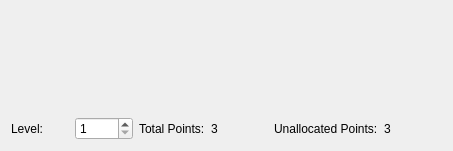
<?xml version="1.0" encoding="UTF-8"?>
<ui version="4.0">
 <class>Form</class>
 <widget class="QWidget" name="Form">
  <property name="geometry">
   <rect>
    <x>0</x>
    <y>0</y>
    <width>451</width>
    <height>150</height>
   </rect>
  </property>
  <property name="windowTitle">
   <string>Form</string>
  </property>
  <layout class="QHBoxLayout" name="horizontalLayout" stretch="0">
   <item>
    <layout class="QVBoxLayout" name="verticalLayout">
     <item>
      <widget class="TalentBar" name="TalentBar" native="true">
       <property name="sizePolicy">
        <sizepolicy hsizetype="Preferred" vsizetype="Preferred">
         <horstretch>0</horstretch>
         <verstretch>0</verstretch>
        </sizepolicy>
       </property>
       <property name="minimumSize">
        <size>
         <width>431</width>
         <height>47</height>
        </size>
       </property>
       <property name="maximumSize">
        <size>
         <width>16777215</width>
         <height>16777215</height>
        </size>
       </property>
      </widget>
     </item>
     <item>
      <widget class="TalentBar" name="TalentBar_2" native="true">
       <property name="sizePolicy">
        <sizepolicy hsizetype="Preferred" vsizetype="Preferred">
         <horstretch>0</horstretch>
         <verstretch>0</verstretch>
        </sizepolicy>
       </property>
       <property name="minimumSize">
        <size>
         <width>431</width>
         <height>47</height>
        </size>
       </property>
       <property name="maximumSize">
        <size>
         <width>16777215</width>
         <height>16777215</height>
        </size>
       </property>
      </widget>
     </item>
     <item>
      <layout class="QHBoxLayout" name="horizontalLayout_2">
       <item>
        <widget class="QLabel" name="label_3">
         <property name="text">
          <string>Level:</string>
         </property>
        </widget>
       </item>
       <item>
        <widget class="QSpinBox" name="levelSpin">
         <property name="readOnly">
          <bool>false</bool>
         </property>
         <property name="minimum">
          <number>1</number>
         </property>
         <property name="maximum">
          <number>60</number>
         </property>
        </widget>
       </item>
       <item>
        <widget class="QLabel" name="label">
         <property name="text">
          <string>Total Points:</string>
         </property>
        </widget>
       </item>
       <item>
        <widget class="QLabel" name="totalPointLabel">
         <property name="text">
          <string>3</string>
         </property>
        </widget>
       </item>
       <item>
        <widget class="QLabel" name="label_2">
         <property name="text">
          <string>Unallocated Points:</string>
         </property>
        </widget>
       </item>
       <item>
        <widget class="QLabel" name="unallocatedPointLabel">
         <property name="text">
          <string>3</string>
         </property>
        </widget>
       </item>
      </layout>
     </item>
    </layout>
   </item>
  </layout>
 </widget>
 <customwidgets>
  <customwidget>
   <class>TalentBar</class>
   <extends>QWidget</extends>
   <header>talentwidgets</header>
   <container>1</container>
  </customwidget>
 </customwidgets>
 <resources/>
 <connections/>
</ui>
